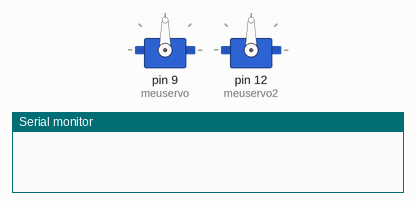
Recording of a sketch running on a simulated Arduino Uno, built for the host (arithmetic inside an expression is 32-bit, double 64-bit). On the bench: 2 × servo, the last lines printed to the serial monitor.

Above: at 0.0 s.
At 5.1 s:
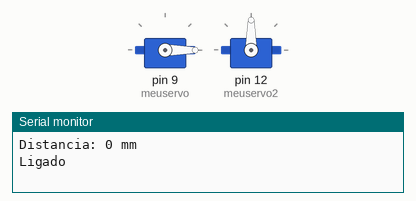
At 9.1 s:
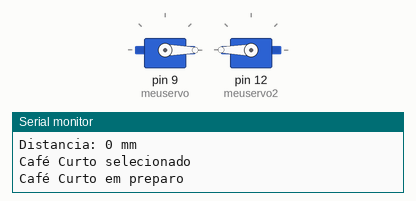
Timing chart, 0 to 10.6 s (numbered marks = the images above):
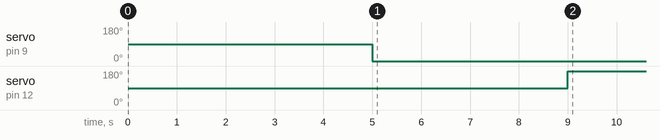

Measured:
- by itself, servo on pin 9 (meuservo): 90° → 0° at 5.0 s
- by itself, servo on pin 12 (meuservo2): 90° → 180° at 9.0 s

The sketch:

projetocaf.ino
```cpp
#include <Ultrasonic.h>
#include <Servo.h>
#include <Servo.h>
HC_SR04 sensor1(4, 5);
HC_SR04 sensor2(2, 3);

Servo meuservo;
Servo meuservo2;
char stateMenu;

void setup() {
  Serial.begin(9600);
  meuservo.attach(9);
  meuservo2.attach(12);
}


void loop() {

  delay(2000);

  Serial.println(String("Distancia: ") + sensor1.distance() + String(" mm"));
  delay(2000);


  switch (stateMenu) {
    case 0:

      if (sensor1.distance() < 20 ) {
        stateMenu = 1;
        delay(1000);
        Serial.println("Ligado");
        meuservo.write(0);
      } else {
        Serial.println("Aproxime-se para ligar");
        Serial.println("");
        meuservo.write(90);
        meuservo2.write(90);
      }
      break;

    case 1:
      if (sensor2.distance() > 30 ) {
        Serial.println("Café Longo selecionado");
        meuservo2.write(0);
        Serial.println("Café Longo em preparo");
        delay(6000);
        Serial.println("Café Longo pronto");
        Serial.println("");
        stateMenu = 0;
      } else {
        Serial.println("Café Curto selecionado");
        meuservo2.write(180);
        Serial.println("Café Curto em preparo");
        delay(3000);
        Serial.println("Café Curto pronto");
        Serial.println("");
        stateMenu = 0;
      }
      break;


      delay(3000);
  }
}
```
